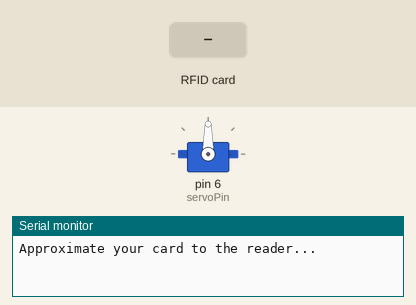
Bench run of a sketch on a simulated Arduino Uno, built with avr-gcc and run on an emulated ATmega328P. Parts: servo, the last lines printed to the serial monitor. The inputs (shaded band) are chosen by the test bench.

Above: at 1.2 s.
1.3 s: RFID card 64 E5 CB 33 held to the reader
At 2.1 s:
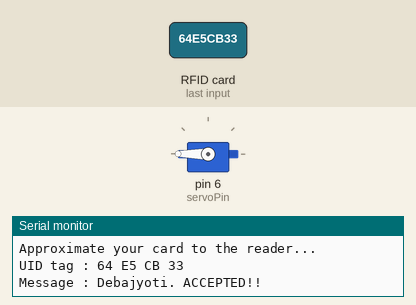
2.8 s: RFID card F3 19 95 4F held to the reader
Timing chart, 0 to 5.8 s (numbered marks = the images above; inputs shaded):
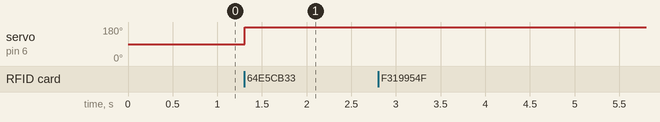

Measured:
- after the input at 1.3 s, servo on pin 6 (servoPin): 90° → 180° at once

The sketch:

RFID.ino
```cpp
#include <SPI.h>
#include <Servo.h>
#include <MFRC522.h>

#define SS_PIN 10
#define RST_PIN 9
MFRC522 mfrc522(SS_PIN, RST_PIN);   // Create MFRC522 instance.
Servo servo1;
int servoPin = 6;

void setup()
{
  Serial.begin(9600);   // Initiate a serial communication
  servo1.attach(servoPin);
  SPI.begin();      // Initiate  SPI bus
  mfrc522.PCD_Init();   // Initiate MFRC522
  Serial.println("Approximate your card to the reader...");
  Serial.println();

}
void loop()
{
  // Look for new cards
  if ( ! mfrc522.PICC_IsNewCardPresent())
  {
    return;
  }
  // Select one of the cards
  if ( ! mfrc522.PICC_ReadCardSerial())
  {
    return;
  }
  //Show UID on serial monitor
  Serial.print("UID tag :");
  String content= "";
  byte letter;
  for (byte i = 0; i < mfrc522.uid.size; i++)
  {
     Serial.print(mfrc522.uid.uidByte[i] < 0x10 ? " 0" : " ");
     Serial.print(mfrc522.uid.uidByte[i], HEX);
     content.concat(String(mfrc522.uid.uidByte[i] < 0x10 ? " 0" : " "));
     content.concat(String(mfrc522.uid.uidByte[i], HEX));
  }
  Serial.println();
  Serial.print("Message : ");
  content.toUpperCase();
  if (content.substring(1) == "64 E5 CB 33") //change here the UID of the card/cards that you want to give access
  {
    Serial.println("Debajyoti. ACCEPTED!!");
    Serial.println();
    servo1.write(180);
    delay(3000);
    servo1.write(0);
  }
  else if(content.substring(1) == "F3 19 95 4F") //change here the UID of the card/cards that you want to give access
  {
    Serial.println("Rohan. ACCEPTED!!");
    Serial.println();
    servo1.write(180);
    delay(3000);
    servo1.write(0);
  }
  else if(content.substring(1) == "D3 5C 93 4F") //change here the UID of the card/cards that you want to give access
  {
    Serial.println("Adarsh. ACCEPTED!!");
    Serial.println();
    servo1.write(180);
    delay(3000);
    servo1.write(0);
  }
 else   {
    Serial.println(" Access denied");
    delay(3000);
  }
  servo1.write(180);
  delay(1000);
}
```
